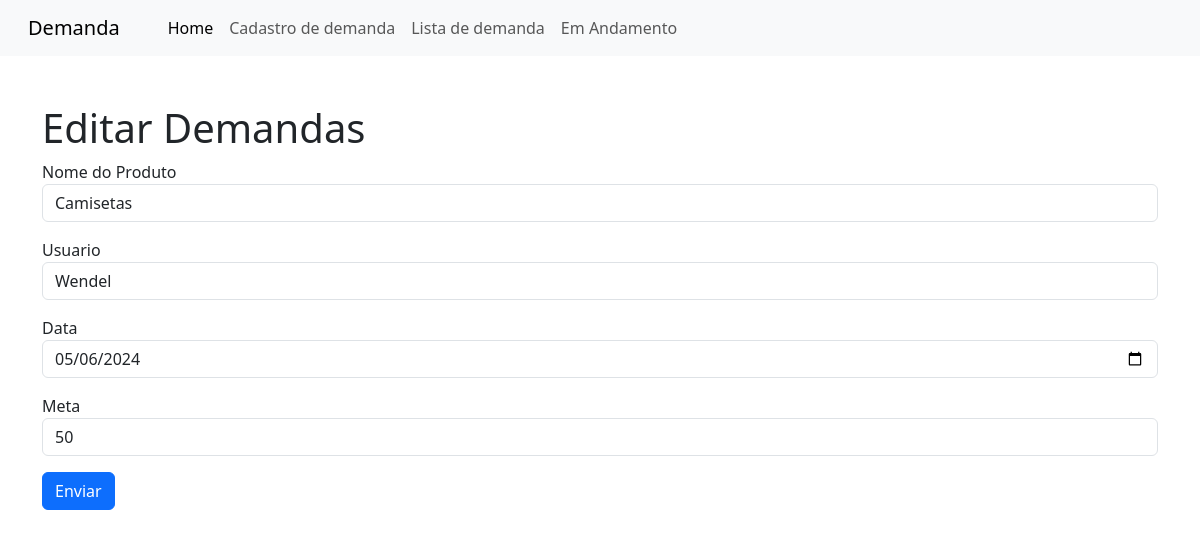
Page /index2.php?page=editar&id=6 on the committed database.
### tables this page shows
CREATE TABLE `demandas` (
  `id` int(11) NOT NULL,
  `produto` varchar(255) NOT NULL,
  `usuario` varchar(255) NOT NULL,
  `data_demanda` date NOT NULL,
  `meta` int(100) NOT NULL,
  `producao` int(255) DEFAULT NULL
);

### editar_demanda.php (the view, shortened to what this page needs)
<h1>Editar Demandas</h1>
<?php
    $sql = "SELECT * FROM demandas WHERE id=".$_REQUEST["id"];
    $res = $conn->query($sql);
    $row = $res->fetch_object();
?>
<form action="?page=salvar" method="POST">
    <div class="mb-3">
        <label>Nome do Produto</label>
        <input type="text" name="produto" value="<?php print $row->produto; ?>" class="form-control">
    </div>
    <div class="mb-3">
        <label>Usuario</label>
        <input type="text" name="usuario" value="<?php print $row->usuario; ?>" class="form-control">
    </div>
    <div class="mb-3">
        <label>Data</label>
        <input type="date" name="data_demanda" value="<?php print $row->data_demanda; ?>" class="form-control">
    </div>
    <div class="mb-3">
        <label>Meta</label>
        <input type="number" name="meta" value="<?php print $row->meta; ?>" class="form-control">
    </div>
    <div class="mb-3">
        <button type="submit" class="btn btn-primary">Enviar</button>
    </div>
</form>

### rows in the picture
demandas: produto "Camisetas", usuario "Wendel", data_demanda "05/06/2024", meta "50"
